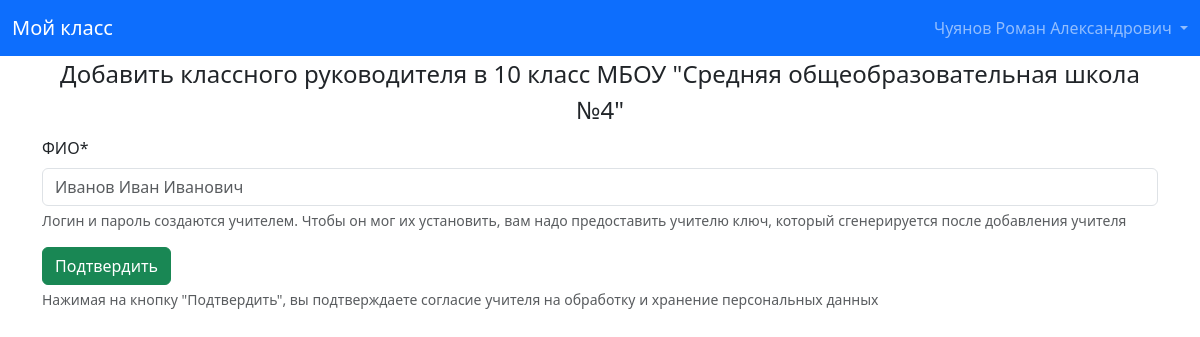
Screenshot of /schools/school/1/classes/class/1/class_teacher/add (signed in) with the database file from the repository.
### data/models.py (models this page shows, shortened)
class User(SqlAlchemyBase, UserMixin, SerializerMixin):
    __tablename__ = 'users'
    serialize_rules = ("-user_class", "-school",)
    id = Column(Integer, primary_key=True, autoincrement=True)
    fullname = Column(String, nullable=False)
    class_id = Column(Integer, ForeignKey("classes.id"))
    school_id = Column(Integer, ForeignKey("schools.id"))
    login = Column(String, unique=True)
    hashed_password = Column(String)
    key = Column(String, unique=True)
    is_registered = Column(Boolean, nullable=False, default=False)
    is_arrived = Column(Boolean)
    arrival_time = Column(DateTime)
    statuses = Column(String, nullable=False, default="1")
    user_class = orm.relationship('Class')
    school = orm.relationship('School')

class Class(SqlAlchemyBase, SerializerMixin):
    __tablename__ = 'classes'
    serialize_rules = ("-school", "-user",)
    id = Column(Integer, primary_key=True, autoincrement=True)
    class_number = Column(Integer, nullable=False)
    letter = Column(String)
    school_id = Column(Integer, ForeignKey("schools.id"))
    qr = Column(String)
    school = orm.relationship('School')
    user = orm.relationship("User", back_populates="user_class")

class School(SqlAlchemyBase, SerializerMixin):
    __tablename__ = 'schools'
    serialize_rules = ("-school_class", "-user",)
    id = Column(Integer, primary_key=True, autoincrement=True)
    name = Column(String, nullable=False)
    fullname = Column(Text)
    school_class = orm.relationship("Class", back_populates="school")
    user = orm.relationship("User", back_populates="school")

### main.py (the view, shortened to what this page needs)
@app.route('/schools/school/<school_id>/classes/class/<class_id>/class_teacher/add', methods=['GET', 'POST'])
@login_required
def add_class_teacher(school_id, class_id):
    school_id, class_id = int(school_id), int(class_id)  # noqa
    if not current_user.is_registered:
        return redirect(url_for("finish_register"))
    db_sess = create_session()
    school = db_sess.query(School).filter(School.id == school_id).first()  # noqa
    school_class = db_sess.query(Class).filter(Class.id == class_id).first()  # noqa
    permission1 = db_sess.query(Permission).filter(Permission.title == "editing_self_class").first()  # noqa
    permission2 = db_sess.query(Permission).filter(Permission.title == "editing_classes").first()  # noqa
    permission3 = db_sess.query(Permission).filter(Permission.title == "editing_school").first()  # noqa
    if not ((allowed_permission(current_user, permission2) or (
            allowed_permission(current_user, permission1) and current_user.class_id == class_id)) and (
                    current_user.school_id == school_id or allowed_permission(current_user, permission3))):
        db_sess.close()
        abort(403)
    form = ChangeFullnameForm()
    data = {
        'form': form,
        'school': school,
        'class': school_class,
        'message': None
    }
    db_sess.close()
    return render_template('add_class_teacher.html', **data)

### data/forms.py
class ChangeFullnameForm(FlaskForm):
    fullname = StringField('ФИО', validators=[DataRequired()])
    submit = SubmitField('Подтвердить')

### data/db_session.py (called while the page is built)
def create_session() -> Session:
    global __factory
    return __factory()

### data/functions.py (called while the page is built)
def allowed_permission(user, permission, allow_default=True):
    if not (isinstance(user, (User, int)) or isinstance(permission, (Permission, int, str))):
        raise TypeError
    db_sess = create_session()  # noqa
    if isinstance(user, int):
        user = db_sess.query(User).filter(User.id == user).first()  # noqa
    user: User
    statuses = db_sess.query(Status).filter(Status.id.in_(user.statuses.split(", "))).all()  # noqa
    db_sess.close()
    for status in statuses:
        if allowed_status_permission(status, permission, allow_default=allow_default):
            return True
    if allow_default:
        return False
    return

### main.py (called while the page is built)
@login_manager.user_loader
def load_user(user_id):
    db_sess = create_session()
    user = db_sess.query(User).get(user_id)
    permission = db_sess.query(Permission).filter(Permission.title == "login").first()  # noqa
    db_sess.close()
    if isinstance(user, User):
        if allowed_permission(user, permission):
            return user

### templates/add_class_teacher.html (shortened to what this page needs)
{% extends "base.html" %}
{% block content %}
    <div class="container">
        <div class="row justify-content-center align-items-center">
            <form action="" method="post">
                <legend style="text-align: center">
                    {% if class.letter %}
                        Добавить классного руководителя в {{ class.class_number }} "{{ class.letter }}" класс
                        {{ school.name }}
                    {% else %}
                        Добавить классного руководителя в {{ class.class_number }} класс {{ school.name }}
                    {% endif %}
                </legend>
                <div class="mb-3">
                    {{ form.fullname.label(class="form-label") }}*
                    {{ form.fullname(class="form-control", placeholder='Иванов Иван Иванович') }}
                    <div class="form-text">
                        Логин и пароль создаются учителем. Чтобы он мог их установить, вам надо предоставить
                        учителю ключ, который сгенерируется после добавления учителя
                    </div>
                </div>
                <div>
                    {{ form.submit(type="submit", class="btn btn-success") }}
                    <div class="form-text">
                        Нажимая на кнопку "Подтвердить", вы подтверждаете согласие учителя на обработку и хранение
                        персональных данных
                    </div>
                </div>
            </form>
        </div>
    </div>
{% endblock %}

### templates/base.html (shortened to what this page needs)
<!doctype html>
<html lang="ru">
<head>
    <link href="https://cdn.jsdelivr.net/npm/bootstrap@5.3.0-alpha1/dist/css/bootstrap.min.css"
          rel="stylesheet"
>
</head>
<header>
    <nav class="navbar bg-primary" data-bs-theme="dark">
        <div class="container-fluid">
            <a class="navbar-brand mb-0 h1" href="{{ url_for("home") }}">Мой класс</a>
            {% if current_user.is_authenticated %}
                <ul class="navbar-nav">
                    <li class="nav-item dropdown">
                        <a class="nav-link dropdown-toggle" role="button"
                           data-bs-toggle="dropdown" aria-expanded="false">
                            {{ current_user.fullname }}
                        </a>
                    </li>
                </ul>
            {% endif %}
        </div>
    </nav>
</header>
<body>
{% block content %}
{% endblock %}
</body>
</html>

### rows the page displays
User: fullname "Чуянов Роман Александрович"
Class: class_number "10"
School: name "МБОУ \"Средняя общеобразовательная школа №4\""
